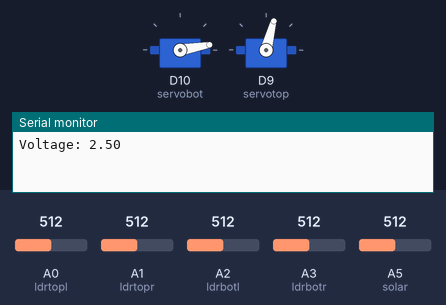
Simulated run of this sketch. Board: Arduino Uno R4 WiFi. On the bench: 2 × servo, the last lines printed to the serial monitor. Inputs (shaded band) come from the test bench; at power-on: A0 (ldrtopl) = 512, A1 (ldrtopr) = 512, A2 (ldrbotl) = 512, A3 (ldrbotr) = 512, A5 (solar) = 512. WiFi joins after 1.5 s; servers stay silent unless stated.

Above: at 3.5 s.
3.6 s: A0 (ldrtopl) set to 530
At 4.0 s:
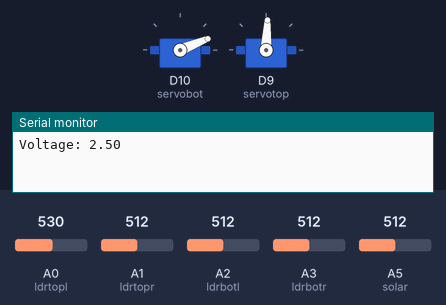
7.1 s: A1 (ldrtopr) set to 530
At 7.1 s:
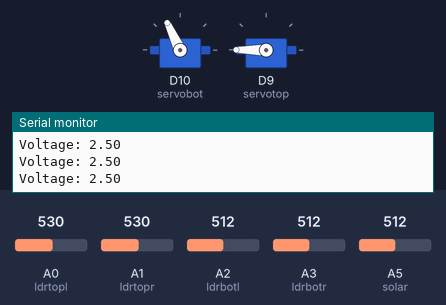
8.6 s: A2 (ldrbotl) set to 523
At 11.8 s:
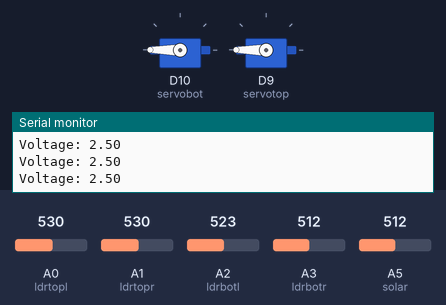
12.1 s: A3 (ldrbotr) set to 716
15.8 s: A3 (ldrbotr) set to 306
19.3 s: A2 (ldrbotl) set to 306
At 20.4 s:
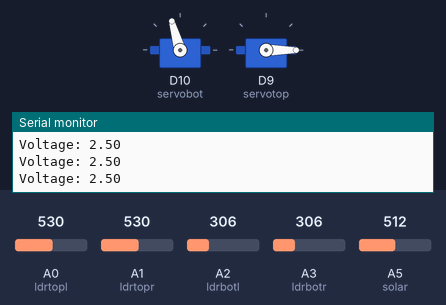
Timing chart, 0 to 25.5 s (numbered marks = the images above; inputs shaded):
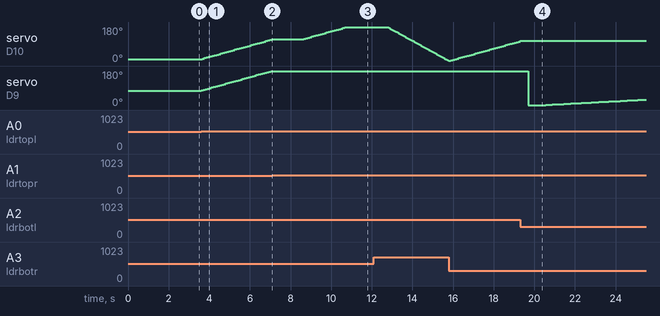

Measured:
- the behaviour switches between 513 and 514 on A0 (ldrtopl) (found by bisection; images 0 and 1)
- the behaviour switches between 529 and 530 on A1 (ldrtopr) (found by bisection; images 1 and 2)
- the behaviour switches between 513 and 514 on A2 (ldrbotl) (found by bisection; images 2 and 3)
- after the input at 3.6 s, servo on D10 (servobot): moves from 10° to 115° over 3.4 s, starting after 0.05 s; servo on D9 (servotop): moves from 75° to 180° over 3.4 s, starting at once
- after the input at 7.1 s, servo on D10 (servobot): stays 115° (without the input it goes to 118° after 0.08 s)
- after the input at 8.6 s, servo on D10 (servobot): moves from 115° to 180° over 2.1 s, starting after 0.05 s
- after the input at 12.1 s, servo on D10 (servobot): moves from 180° to 1° over 3.0 s, starting after 0.69 s
- after the input at 19.3 s, servo on D10 (servobot): goes on until 19.3 s, then stays 106°

The sketch:

proj3k-finallllll.ino
```cpp
/* Fill in information from Blynk Device Info here */
#define BLYNK_TEMPLATE_ID           "Never"
#define BLYNK_TEMPLATE_NAME         "gonna"
#define BLYNK_AUTH_TOKEN            "give you up"

#include <Servo.h>
#include <SPI.h>
#include <WiFiS3.h>
#include <BlynkSimpleWifi.h>

#define BLYNK_PRINT Serial

Servo servobot;
int servob = 0;
Servo servotop;
int servot = 0;

int ldrtopl = A0;
int ldrtopr = A1;
int ldrbotl = A2;
int ldrbotr = A3;

#define solar  A5
unsigned long sensorValue = 0;

char ssid[] = "never";
char pass[] = "let you down";

int a = 50;
int b = 60;

BlynkTimer timer;

void setup()
{
  Serial.begin(9600);
  pinMode(solar, INPUT_PULLUP);
  servob = 10;
  servobot.attach(10);
  servobot.write(servob);
  servot = 75;
  servotop.attach(9);
  servotop.write(servot);
  delay(500);
  Blynk.begin(BLYNK_AUTH_TOKEN, ssid, pass);
  timer.setInterval(1000L, sendVoltageToBlynk);
}

void sendVoltageToBlynk() {
  sensorValue = analogRead(solar);
  float voltage = sensorValue * (5.0 / 1023.0);
  Serial.print("Voltage: ");
  Serial.println(voltage);
  Blynk.virtualWrite(V1, voltage);
}

void loop() {
  int topl = analogRead(ldrtopl);
  int topr = analogRead(ldrtopr);
  int botl = analogRead(ldrbotl);
  int botr = analogRead(ldrbotr);
  Blynk.run();
  timer.run();

  int avgtop = (topl + topr) / 2;
  int avgbot = (botl + botr) / 2;
  int avgleft = (topl + botl) / 2;
  int avgright = (topr + botr) / 2;

  if (avgbot > avgtop) {
    if (servot < 140) {
      servot = servot - 3;
      servotop.write(servot);
      delay(50);
    }
  } else if (avgtop > avgbot) {
    if (servot > 10) {
      servot = servot + 3;
      servotop.write(servot);
      delay(50);
    }
  }

  if (avgleft > avgright) {
    servob = servob + 3;
    servobot.write(servob);
    delay(50);
  } else if (avgleft < avgright) {
    servob = servob - 3;
    servobot.write(servob);
    delay(50);
  }
}
```
